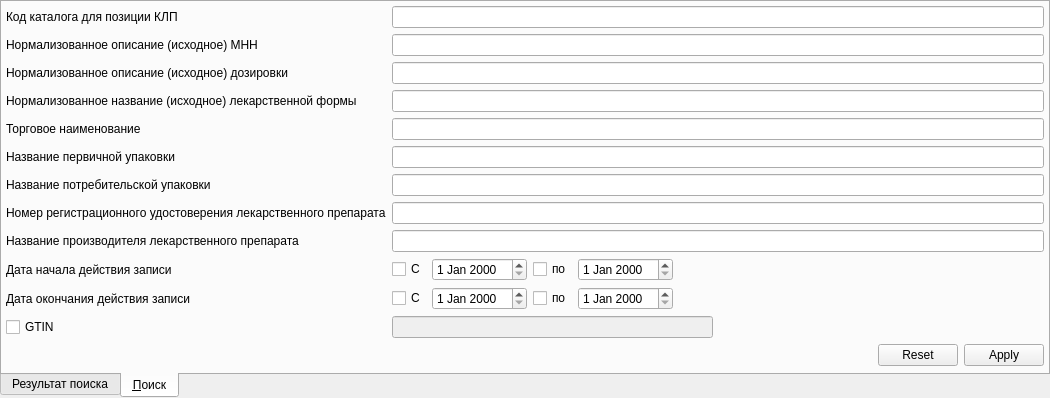
<?xml version="1.0" encoding="UTF-8"?>
<ui version="4.0">
 <class>ESKLPComboBoxPopup</class>
 <widget class="QWidget" name="ESKLPComboBoxPopup">
  <property name="geometry">
   <rect>
    <x>0</x>
    <y>0</y>
    <width>1050</width>
    <height>374</height>
   </rect>
  </property>
  <property name="sizePolicy">
   <sizepolicy hsizetype="Fixed" vsizetype="Expanding">
    <horstretch>0</horstretch>
    <verstretch>0</verstretch>
   </sizepolicy>
  </property>
  <property name="windowTitle">
   <string>ЕСКЛП</string>
  </property>
  <layout class="QGridLayout">
   <property name="margin">
    <number>0</number>
   </property>
   <property name="spacing">
    <number>0</number>
   </property>
   <item row="0" column="0">
    <widget class="QTabWidget" name="tabWidget">
     <property name="sizePolicy">
      <sizepolicy hsizetype="Expanding" vsizetype="Expanding">
       <horstretch>0</horstretch>
       <verstretch>0</verstretch>
      </sizepolicy>
     </property>
     <property name="tabPosition">
      <enum>QTabWidget::South</enum>
     </property>
     <property name="tabShape">
      <enum>QTabWidget::Rounded</enum>
     </property>
     <property name="currentIndex">
      <number>1</number>
     </property>
     <widget class="QWidget" name="tabResult">
      <property name="sizePolicy">
       <sizepolicy hsizetype="Expanding" vsizetype="Preferred">
        <horstretch>0</horstretch>
        <verstretch>0</verstretch>
       </sizepolicy>
      </property>
      <attribute name="title">
       <string>Результат поиска</string>
      </attribute>
      <layout class="QVBoxLayout">
       <property name="spacing">
        <number>4</number>
       </property>
       <property name="margin">
        <number>4</number>
       </property>
       <item>
        <widget class="CTableView" name="tblESKLP"/>
       </item>
      </layout>
     </widget>
     <widget class="QWidget" name="tabSearch">
      <property name="sizePolicy">
       <sizepolicy hsizetype="Expanding" vsizetype="Preferred">
        <horstretch>0</horstretch>
        <verstretch>0</verstretch>
       </sizepolicy>
      </property>
      <attribute name="title">
       <string>&amp;Поиск</string>
      </attribute>
      <layout class="QGridLayout" name="gridLayout">
       <property name="margin">
        <number>4</number>
       </property>
       <item row="0" column="2" colspan="3">
        <widget class="QLineEdit" name="edtESKLPCode"/>
       </item>
       <item row="1" column="2" colspan="3">
        <widget class="QLineEdit" name="edtESKLPMnn_norm_name"/>
       </item>
       <item row="1" column="0">
        <widget class="QLabel" name="lblESKLPMnn_norm_name">
         <property name="sizePolicy">
          <sizepolicy hsizetype="Fixed" vsizetype="Preferred">
           <horstretch>0</horstretch>
           <verstretch>0</verstretch>
          </sizepolicy>
         </property>
         <property name="text">
          <string>Нормализованное описание (исходное) МНН</string>
         </property>
         <property name="buddy">
          <cstring>edtESKLPMnn_norm_name</cstring>
         </property>
        </widget>
       </item>
       <item row="0" column="0">
        <widget class="QLabel" name="lblESKLPCode">
         <property name="sizePolicy">
          <sizepolicy hsizetype="Fixed" vsizetype="Preferred">
           <horstretch>0</horstretch>
           <verstretch>0</verstretch>
          </sizepolicy>
         </property>
         <property name="text">
          <string>Код каталога для позиции КЛП</string>
         </property>
         <property name="buddy">
          <cstring>edtESKLPCode</cstring>
         </property>
        </widget>
       </item>
       <item row="3" column="2" colspan="3">
        <widget class="QLineEdit" name="edtESKLPLf_norm_name"/>
       </item>
       <item row="3" column="0">
        <widget class="QLabel" name="lblESKLPLf_norm_name">
         <property name="sizePolicy">
          <sizepolicy hsizetype="Fixed" vsizetype="Preferred">
           <horstretch>0</horstretch>
           <verstretch>0</verstretch>
          </sizepolicy>
         </property>
         <property name="text">
          <string>Нормализованное название (исходное) лекарственной формы</string>
         </property>
        </widget>
       </item>
       <item row="2" column="2" colspan="3">
        <widget class="QLineEdit" name="edtESKLPDosage_norm_name"/>
       </item>
       <item row="4" column="2" colspan="3">
        <widget class="QLineEdit" name="edtESKLPTrade_name"/>
       </item>
       <item row="2" column="0">
        <widget class="QLabel" name="lblESKLPDosage_norm_name">
         <property name="sizePolicy">
          <sizepolicy hsizetype="Fixed" vsizetype="Preferred">
           <horstretch>0</horstretch>
           <verstretch>0</verstretch>
          </sizepolicy>
         </property>
         <property name="text">
          <string>Нормализованное описание (исходное) дозировки</string>
         </property>
         <property name="buddy">
          <cstring>edtESKLPDosage_norm_name</cstring>
         </property>
        </widget>
       </item>
       <item row="4" column="0">
        <widget class="QLabel" name="lblESKLPTrade_name">
         <property name="text">
          <string>Торговое наименование</string>
         </property>
        </widget>
       </item>
       <item row="5" column="0">
        <widget class="QLabel" name="lblESKLPPack1_name">
         <property name="text">
          <string>Название первичной упаковки</string>
         </property>
        </widget>
       </item>
       <item row="5" column="2" colspan="3">
        <widget class="QLineEdit" name="edtESKLPPack1_name"/>
       </item>
       <item row="6" column="0">
        <widget class="QLabel" name="lblESKLPPack2_name">
         <property name="text">
          <string>Название потребительской упаковки</string>
         </property>
         <property name="buddy">
          <cstring>edtESKLPPack2_name</cstring>
         </property>
        </widget>
       </item>
       <item row="6" column="2" colspan="3">
        <widget class="QLineEdit" name="edtESKLPPack2_name"/>
       </item>
       <item row="7" column="0">
        <widget class="QLabel" name="lblESKLPNum_reg">
         <property name="text">
          <string>Номер регистрационного удостоверения лекарственного препарата</string>
         </property>
        </widget>
       </item>
       <item row="7" column="2" colspan="3">
        <widget class="QLineEdit" name="edtESKLPNum_reg"/>
       </item>
       <item row="8" column="2" colspan="3">
        <widget class="QLineEdit" name="edtESKLPManufacturer"/>
       </item>
       <item row="8" column="0">
        <widget class="QLabel" name="lblESKLPManufacturer">
         <property name="text">
          <string>Название производителя лекарственного препарата</string>
         </property>
        </widget>
       </item>
       <item row="9" column="2">
        <layout class="QHBoxLayout" name="layoutBegDate">
         <item>
          <widget class="QCheckBox" name="chkBegDateWithBeg">
           <property name="text">
            <string>С</string>
           </property>
          </widget>
         </item>
         <item>
          <widget class="CDateEdit" name="edtBegDate">
           <property name="enabled">
            <bool>true</bool>
           </property>
          </widget>
         </item>
         <item>
          <widget class="QCheckBox" name="chkBegDateWithEnd">
           <property name="text">
            <string>по</string>
           </property>
          </widget>
         </item>
         <item>
          <widget class="CDateEdit" name="edtBegDate_2">
           <property name="enabled">
            <bool>true</bool>
           </property>
          </widget>
         </item>
         <item>
          <spacer name="horizontalSpacer_3">
           <property name="orientation">
            <enum>Qt::Horizontal</enum>
           </property>
           <property name="sizeHint" stdset="0">
            <size>
             <width>40</width>
             <height>20</height>
            </size>
           </property>
          </spacer>
         </item>
        </layout>
       </item>
       <item row="11" column="2">
        <widget class="QLineEdit" name="edtESKLP_GTIN">
         <property name="enabled">
          <bool>false</bool>
         </property>
        </widget>
       </item>
       <item row="10" column="2">
        <layout class="QHBoxLayout" name="layoutEndDate">
         <item>
          <widget class="QCheckBox" name="chkEndDateWithBeg">
           <property name="text">
            <string>С</string>
           </property>
          </widget>
         </item>
         <item>
          <widget class="CDateEdit" name="edtEndDate">
           <property name="enabled">
            <bool>true</bool>
           </property>
          </widget>
         </item>
         <item>
          <widget class="QCheckBox" name="chkEndDateWithEnd">
           <property name="text">
            <string>по</string>
           </property>
          </widget>
         </item>
         <item>
          <widget class="CDateEdit" name="edtEndDate_2">
           <property name="enabled">
            <bool>true</bool>
           </property>
          </widget>
         </item>
         <item>
          <spacer name="horizontalSpacer_5">
           <property name="orientation">
            <enum>Qt::Horizontal</enum>
           </property>
           <property name="sizeHint" stdset="0">
            <size>
             <width>40</width>
             <height>20</height>
            </size>
           </property>
          </spacer>
         </item>
        </layout>
       </item>
       <item row="13" column="4">
        <widget class="QDialogButtonBox" name="buttonBox">
         <property name="sizePolicy">
          <sizepolicy hsizetype="Fixed" vsizetype="Fixed">
           <horstretch>0</horstretch>
           <verstretch>0</verstretch>
          </sizepolicy>
         </property>
         <property name="layoutDirection">
          <enum>Qt::LeftToRight</enum>
         </property>
         <property name="standardButtons">
          <set>QDialogButtonBox::Apply|QDialogButtonBox::Reset</set>
         </property>
        </widget>
       </item>
       <item row="13" column="3">
        <spacer name="horizontalSpacer_2">
         <property name="orientation">
          <enum>Qt::Horizontal</enum>
         </property>
         <property name="sizeHint" stdset="0">
          <size>
           <width>40</width>
           <height>20</height>
          </size>
         </property>
        </spacer>
       </item>
       <item row="9" column="0">
        <widget class="QLabel" name="lblBegDateRecord">
         <property name="sizePolicy">
          <sizepolicy hsizetype="Preferred" vsizetype="Minimum">
           <horstretch>0</horstretch>
           <verstretch>0</verstretch>
          </sizepolicy>
         </property>
         <property name="text">
          <string>Дата начала действия записи</string>
         </property>
        </widget>
       </item>
       <item row="10" column="0">
        <widget class="QLabel" name="lblEndDateRecord">
         <property name="text">
          <string>Дата окончания действия записи</string>
         </property>
        </widget>
       </item>
       <item row="11" column="0">
        <widget class="QCheckBox" name="chkESKLP_GTIN">
         <property name="text">
          <string>GTIN</string>
         </property>
        </widget>
       </item>
      </layout>
     </widget>
    </widget>
   </item>
  </layout>
 </widget>
 <customwidgets>
  <customwidget>
   <class>CTableView</class>
   <extends>QTableView</extends>
   <header>library/TableView.h</header>
  </customwidget>
  <customwidget>
   <class>CDateEdit</class>
   <extends>QDateEdit</extends>
   <header>library/DateEdit</header>
  </customwidget>
 </customwidgets>
 <tabstops>
  <tabstop>tabWidget</tabstop>
  <tabstop>edtESKLPCode</tabstop>
  <tabstop>edtESKLPMnn_norm_name</tabstop>
  <tabstop>edtESKLPDosage_norm_name</tabstop>
  <tabstop>edtESKLPLf_norm_name</tabstop>
  <tabstop>edtESKLPTrade_name</tabstop>
  <tabstop>edtESKLPPack1_name</tabstop>
  <tabstop>edtESKLPPack2_name</tabstop>
  <tabstop>edtESKLPNum_reg</tabstop>
  <tabstop>edtESKLPManufacturer</tabstop>
  <tabstop>chkBegDateWithBeg</tabstop>
  <tabstop>chkBegDateWithEnd</tabstop>
  <tabstop>chkEndDateWithBeg</tabstop>
  <tabstop>chkEndDateWithEnd</tabstop>
  <tabstop>edtESKLP_GTIN</tabstop>
  <tabstop>buttonBox</tabstop>
  <tabstop>edtEndDate_2</tabstop>
  <tabstop>edtBegDate</tabstop>
  <tabstop>edtEndDate</tabstop>
  <tabstop>edtBegDate_2</tabstop>
  <tabstop>tblESKLP</tabstop>
 </tabstops>
 <resources/>
 <connections>
  <connection>
   <sender>chkESKLP_GTIN</sender>
   <signal>toggled(bool)</signal>
   <receiver>edtESKLP_GTIN</receiver>
   <slot>setEnabled(bool)</slot>
   <hints>
    <hint type="sourcelabel">
     <x>180</x>
     <y>307</y>
    </hint>
    <hint type="destinationlabel">
     <x>510</x>
     <y>307</y>
    </hint>
   </hints>
  </connection>
 </connections>
</ui>
